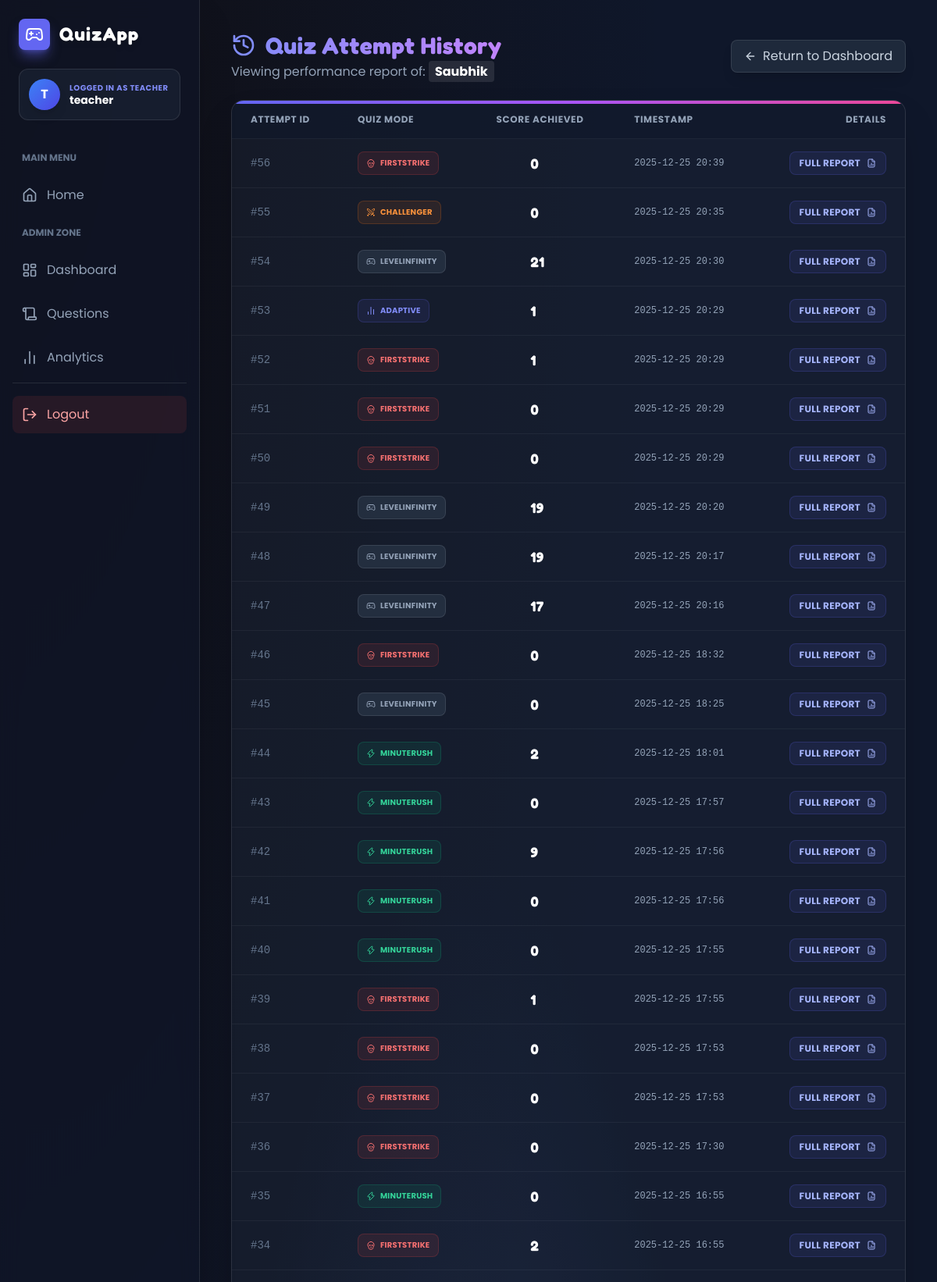
/teacher/students/2/attempts (signed in, upper part), run on the app's committed database.
### models.py (models this page shows, shortened)
class User(UserMixin, db.Model):
    id = db.Column(db.Integer, primary_key=True)
    username = db.Column(db.String(120), unique=True, nullable=False)
    password_hash = db.Column(db.String(256), nullable=False)
    role = db.Column(db.Enum(Role), default=Role.STUDENT)

class Attempt(db.Model):
    id = db.Column(db.Integer, primary_key=True)
    user_id = db.Column(db.Integer, nullable=False)
    mode = db.Column(db.String(50), nullable=False)
    score = db.Column(db.Integer, default=0)
    started_at = db.Column(db.DateTime, default=datetime.utcnow)
    ended_at = db.Column(db.DateTime)
    details = db.Column(db.Text)  # JSON encoded list of per-question events

### teacher/routes.py (the view)
@teacher_bp.route("/students/<int:uid>/attempts")
@login_required
@teacher_required
def view_student_attempts(uid):
    student = User.query.get_or_404(uid)
    if student.role != Role.STUDENT:
        flash("Not a student.", "danger")
        return redirect(url_for("teacher.dashboard"))
    attempts = Attempt.query.filter_by(user_id=student.id).order_by(Attempt.started_at.desc()).all()
    return render_template("student_attempts.html", student=student, attempts=attempts)

### models.py (called while the page is built)
@login_manager.user_loader
def load_user(user_id):
    try:
        return User.query.get(int(user_id))
    except Exception:
        return None

### teacher/routes.py (called while the page is built)
def teacher_required(func):
    @wraps(func)
    def wrapper(*args, **kwargs):
        if not hasattr(current_user, "role") or getattr(current_user.role, "value", None) != "teacher":
            flash("Unauthorized access.", "danger")
            return redirect(url_for("auth.index"))
        return func(*args, **kwargs)
    return wrapper

### templates/student_attempts.html (shortened to what this page needs)
{% extends "base.html" %}
{% block content %}
<div class="max-w-5xl mx-auto space-y-6 fade">
    <div class="flex flex-col md:flex-row items-start md:items-center justify-between gap-4">
        <div>
            <h1 class="text-3xl font-bold text-transparent bg-clip-text bg-gradient-to-r from-indigo-400 to-purple-400 font-game drop-shadow-sm flex items-center gap-3">
                <i data-lucide="history" class="text-indigo-400 w-8 h-8"></i>
            </h1>
            <p class="text-slate-400 mt-1">
                Viewing performance report of: <span class="text-white font-bold px-2 py-0.5 rounded bg-white/10">{{ student.username }}</span>
            </p>
        </div>
        <a href="{{ url_for('teacher.dashboard') }}" class="group flex items-center gap-2 px-4 py-2 rounded-lg bg-slate-800 hover:bg-slate-700 border border-white/10 text-slate-300 hover:text-white transition-colors shadow-lg">
            <i data-lucide="arrow-left" class="w-4 h-4 group-hover:-translate-x-1 transition-transform"></i>
            <span>Return to Dashboard</span>
        </a>
    </div>
    <div class="bg-slate-800/40 backdrop-blur-md border border-white/10 rounded-2xl overflow-hidden shadow-2xl relative">
        <div class="absolute top-0 left-0 w-full h-1 bg-gradient-to-r from-indigo-500 via-purple-500 to-pink-500"></div>
        {% if attempts %}
            <div class="overflow-x-auto">
                <table class="w-full text-left border-collapse">
                    <thead class="bg-slate-900/50 text-xs font-bold text-slate-400 uppercase tracking-wider border-b border-white/5">
                        <tr>
                            <th class="px-6 py-4">Attempt ID</th>
                            <th class="px-6 py-4">Quiz Mode</th>
                            <th class="px-6 py-4">Score Achieved</th>
                            <th class="px-6 py-4">Timestamp</th>
                            <th class="px-6 py-4 text-right">Details</th>
                        </tr>
                    </thead>
                    <tbody class="divide-y divide-white/5 text-sm">
                        {% for a in attempts %}
                        <tr class="hover:bg-white/5 transition-colors group">
                            <td class="px-6 py-4 text-slate-500 font-mono">#{{ a.id }}</td>
                            <td class="px-6 py-4">
                                <span class="inline-flex items-center gap-1.5 px-2.5 py-1 rounded-lg border text-[10px] font-bold uppercase tracking-wide
                                    {% if a.mode == 'adaptive' %} bg-indigo-500/10 text-indigo-400 border-indigo-500/20
                                    {% elif a.mode == 'challenger' %} bg-orange-500/10 text-orange-400 border-orange-500/20
                                    {% elif a.mode == 'minuterush' %} bg-emerald-500/10 text-emerald-400 border-emerald-500/20
                                    {% elif a.mode == 'firststrike' %} bg-red-500/10 text-red-400 border-red-500/20
                                    {% else %} bg-slate-700/50 text-slate-400 border-white/10 {% endif %}">
                                    {% if a.mode == 'adaptive' %}<i data-lucide="bar-chart-2" class="w-3 h-3"></i>
                                    {% elif a.mode == 'challenger' %}<i data-lucide="swords" class="w-3 h-3"></i>
                                    {% elif a.mode == 'minuterush' %}<i data-lucide="zap" class="w-3 h-3"></i>
                                    {% elif a.mode == 'firststrike' %}<i data-lucide="skull" class="w-3 h-3"></i>
                                    {% else %}<i data-lucide="gamepad-2" class="w-3 h-3"></i>{% endif %}
                                    {{ a.mode }}
                                </span>
                            </td>
                            <td class="px-6 py-4">
                                <div class="font-bold text-white font-game text-lg flex items-center gap-2 px-11">
                                    {{ a.score }}
                                </div>
                            </td>
                            <td class="px-6 py-4 text-slate-400 font-mono text-xs">
                                {{ a.started_at.strftime('%Y-%m-%d %H:%M') }}
                            </td>
                            <td class="px-6 py-4 text-right">
                                <a href="{{ url_for('quiz.results', attempt_id=a.id) }}"
                                   class="inline-flex items-center gap-2 px-3 py-1.5 rounded-lg bg-indigo-500/10 text-indigo-300 hover:bg-indigo-500 hover:text-white border border-indigo-500/20 transition-all text-xs font-bold uppercase tracking-wide group/btn">
                                    <span>Full Report</span>
                                    <i data-lucide="file-bar-chart-2" class="w-3 h-3 group-hover/btn:scale-110 transition-transform"></i>
                                </a>
                            </td>
                        </tr>
                        {% endfor %}
                    </tbody>
                </table>
            </div>
        {% endif %}
    </div>
</div>
{% endblock %}

### templates/base.html (shortened to what this page needs)
<!DOCTYPE html>
<html lang="en">
<head>
    <script src="https://cdn.tailwindcss.com"></script>
    <link rel="stylesheet" href="{{ url_for('static', filename='css/style.css') }}">
</head>
<body class="flex flex-col md:flex-row min-h-screen overflow-hidden">
    {% if current_user.is_authenticated %}
    <aside id="sidebar"
        class="w-full md:w-64 glass-sidebar text-slate-300 flex flex-col shadow-2xl z-20 shrink-0 h-screen overflow-y-auto">
        <div class="p-6 pb-2">
            <div class="flex items-center gap-3 mb-6">
                <div class="bg-indigo-500 p-2 rounded-lg shadow-lg shadow-indigo-500/50">
                    <i data-lucide="gamepad-2" class="text-white w-6 h-6"></i>
                </div>
                <h2 class="text-2xl font-bold text-white font-game tracking-wider drop-shadow-md">QuizApp</h2>
            </div>
            <div class="bg-slate-800/50 p-3 rounded-xl border border-white/10 mb-4 flex items-center gap-3">
                <div
                    class="w-10 h-10 rounded-full bg-gradient-to-br from-blue-500 to-indigo-600 flex items-center justify-center text-white font-bold shadow-lg">
                    {{ current_user.username[0] | upper }}
                </div>
                <div class="overflow-hidden">
                    <p class="text-[10px] font-bold text-indigo-400 uppercase tracking-wider truncate">
                        Logged in as {{ current_user.role.value | capitalize }}
                    </p>
                    <div class="font-bold text-white truncate text-sm leading-tight">{{ current_user.username }}</div>
                </div>
            </div>
        </div>
        <nav class="flex-1 px-4 space-y-2 pb-6">
            <div class="text-xs font-bold text-slate-500 uppercase px-3 py-2 mt-2">Main Menu</div>
            <a class="block p-3 rounded-lg nav-item flex items-center gap-3 {% if request.endpoint == 'auth.index' %}active{% endif %}" href="{{ url_for('auth.index') }}">
                <i data-lucide="home" class="w-5 h-5"></i>
                <span>Home</span>
            </a>
            {% if current_user.role is defined and current_user.role.value == "teacher" %}
            <div class="text-xs font-bold text-slate-500 uppercase px-3 py-2 mt-4">Admin Zone</div>
            <a class="block p-3 rounded-lg nav-item flex items-center gap-3 {% if 'teacher.dashboard' in request.endpoint %}active{% endif %}" href="{{ url_for('teacher.dashboard') }}">
                <i data-lucide="layout-dashboard" class="w-5 h-5"></i>
                <span>Dashboard</span>
            </a>
            <a class="block p-3 rounded-lg nav-item flex items-center gap-3 {% if 'teacher.questions' in request.endpoint %}active{% endif %}" href="{{ url_for('teacher.questions') }}">
                <i data-lucide="scroll" class="w-5 h-5"></i>
                <span>Questions</span>
            </a>
            <a class="block p-3 rounded-lg nav-item flex items-center gap-3 {% if 'teacher.analytics' in request.endpoint %}active{% endif %}" href="{{ url_for('teacher.analytics') }}">
                <i data-lucide="bar-chart-2" class="w-5 h-5"></i>
                <span>Analytics</span>
            </a>
            {% endif %}
            <div class="mt-8 pt-4 border-t border-white/10">
                <a href="{{ url_for('auth.logout') }}" class="block p-3 rounded-lg
              bg-red-500/10 text-red-300
              hover:bg-red-500/30 hover:text-red-100
              transition-all flex items-center gap-3 group">
                    <i data-lucide="log-out" class="w-5 h-5 transition-transform group-hover:-translate-x-1"></i>
                    <span>Logout</span>
                </a>
            </div>
        </nav>
    </aside>
    {% endif %}
    <main class="flex-1 p-6 md:p-10 fade h-screen overflow-y-auto relative">
        <div class="max-w-7xl mx-auto pb-20">
            {% block content %}{% endblock %}
        </div>
    </main>
</body>
</html>

### static/css/style.css (style rules this page uses)
:root { --game-bg: #0f172a; --game-glass: rgba(15, 23, 42, 0.6); --game-border: rgba(255, 255, 255, 0.1); --accent-indigo: #6366f1; --accent-purple: #a855f7; --accent-emerald: #10b981; --accent-red: #ef4444; }
body { font-family: 'Poppins', sans-serif; background-color: var(--game-bg); color: #e2e8f0; min-height: 100vh; background-image: radial-gradient(at 0% 0%, hsla(253, 16%, 7%, 1) 0, transparent 50%), radial-gradient(at 50% 100%, hsla(225, 39%, 30%, 1) 0, transparent 50%); background-attachment: fixed; }
h1, h2, h3, h4, .font-game { font-family: 'Fredoka', sans-serif; letter-spacing: 0.5px; }
.glass-sidebar { background: var(--game-glass); backdrop-filter: blur(12px); -webkit-backdrop-filter: blur(12px); border-right: 1px solid var(--game-border); }
.nav-item { transition: all 0.2s cubic-bezier(0.4, 0, 0.2, 1); position: relative; overflow: hidden; color: #94a3b8; }
.nav-item::before { content: ''; position: absolute; left: 0; top: 0; height: 100%; width: 3px; background: var(--accent-indigo); opacity: 0; transition: opacity 0.2s; }
.fade { animation: fadeUp 0.5s ease-out forwards; }

### templates/base.html (style rules this page uses)
:root { --game-bg: #0f172a; --sidebar-glass: rgba(15, 23, 42, 0.6); --border-glass: rgba(255, 255, 255, 0.1); }
body { font-family: 'Poppins', sans-serif; background-color: var(--game-bg); background-image: radial-gradient(at 0% 0%, hsla(253, 16%, 7%, 1) 0, transparent 50%), radial-gradient(at 50% 100%, hsla(225, 39%, 30%, 1) 0, transparent 50%); color: #e2e8f0; min-height: 100vh; }
h1, h2, h3, h4, .font-game { font-family: 'Fredoka', sans-serif; letter-spacing: 0.5px; }
.glass-sidebar { background: var(--sidebar-glass); backdrop-filter: blur(12px); border-right: 1px solid var(--border-glass); }
.nav-item { transition: all 0.2s cubic-bezier(0.4, 0, 0.2, 1); position: relative; overflow: hidden; }
.nav-item::before { content: ''; position: absolute; left: 0; top: 0; height: 100%; width: 4px; background: #818cf8; opacity: 0; transition: opacity 0.2s; }
.fade { animation: levelUpFade 0.5s ease-out forwards; }

### data on the page
User: username "T", role.value "TEACHER", username "teacher"
User: username "Saubhik"
Attempt: id "56", mode "FIRSTSTRIKE", score "0", started_at "2025-12-25 20:39"
Attempt: id "55", mode "CHALLENGER", score "0", started_at "2025-12-25 20:35"
Attempt: id "54", mode "LEVELINFINITY", score "21", started_at "2025-12-25 20:30"
Attempt: id "53", mode "ADAPTIVE", score "1", started_at "2025-12-25 20:29"
Attempt: id "52", mode "FIRSTSTRIKE", score "1", started_at "2025-12-25 20:29"
Attempt: id "51", mode "FIRSTSTRIKE", score "0", started_at "2025-12-25 20:29"
Attempt: id "50", mode "FIRSTSTRIKE", score "0", started_at "2025-12-25 20:29"
Attempt: id "49", mode "LEVELINFINITY", score "19", started_at "2025-12-25 20:20"
Attempt: id "48", mode "LEVELINFINITY", score "19", started_at "2025-12-25 20:17"
Attempt: id "47", mode "LEVELINFINITY", score "17", started_at "2025-12-25 20:16"
Attempt: id "46", mode "FIRSTSTRIKE", score "0", started_at "2025-12-25 18:32"
Attempt: id "45", mode "LEVELINFINITY", score "0", started_at "2025-12-25 18:25"
Attempt: id "44", mode "MINUTERUSH", score "2", started_at "2025-12-25 18:01"
Attempt: id "43", mode "MINUTERUSH", score "0", started_at "2025-12-25 17:57"
Attempt: id "42", mode "MINUTERUSH", score "9", started_at "2025-12-25 17:56"
Attempt: id "41", mode "MINUTERUSH", score "0", started_at "2025-12-25 17:56"
Attempt: id "40", mode "MINUTERUSH", score "0", started_at "2025-12-25 17:55"
Attempt: id "39", mode "FIRSTSTRIKE", score "1", started_at "2025-12-25 17:55"
Attempt: id "38", mode "FIRSTSTRIKE", score "0", started_at "2025-12-25 17:53"
Attempt: id "37", mode "FIRSTSTRIKE", score "0", started_at "2025-12-25 17:53"
Attempt: id "36", mode "FIRSTSTRIKE", score "0", started_at "2025-12-25 17:30"
Attempt: id "35", mode "MINUTERUSH", score "0", started_at "2025-12-25 16:55"
Attempt: id "34", mode "FIRSTSTRIKE", score "2", started_at "2025-12-25 16:55"
